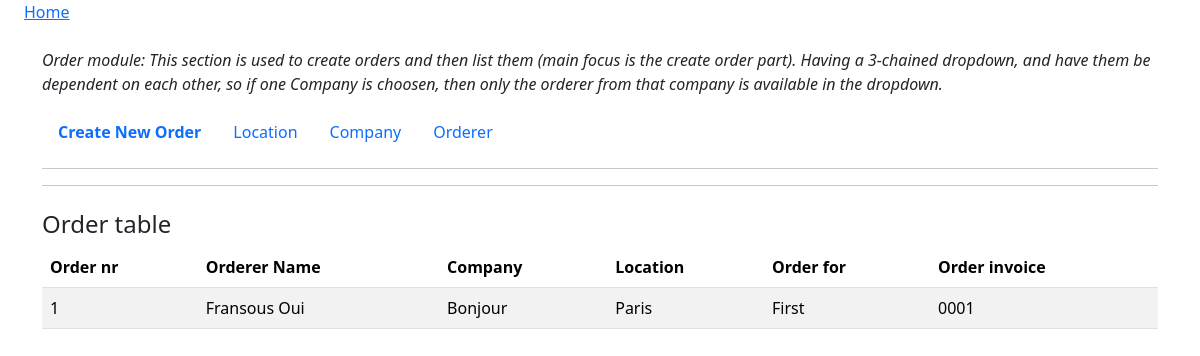
Page /order_summary_list/ on the earlier database version.
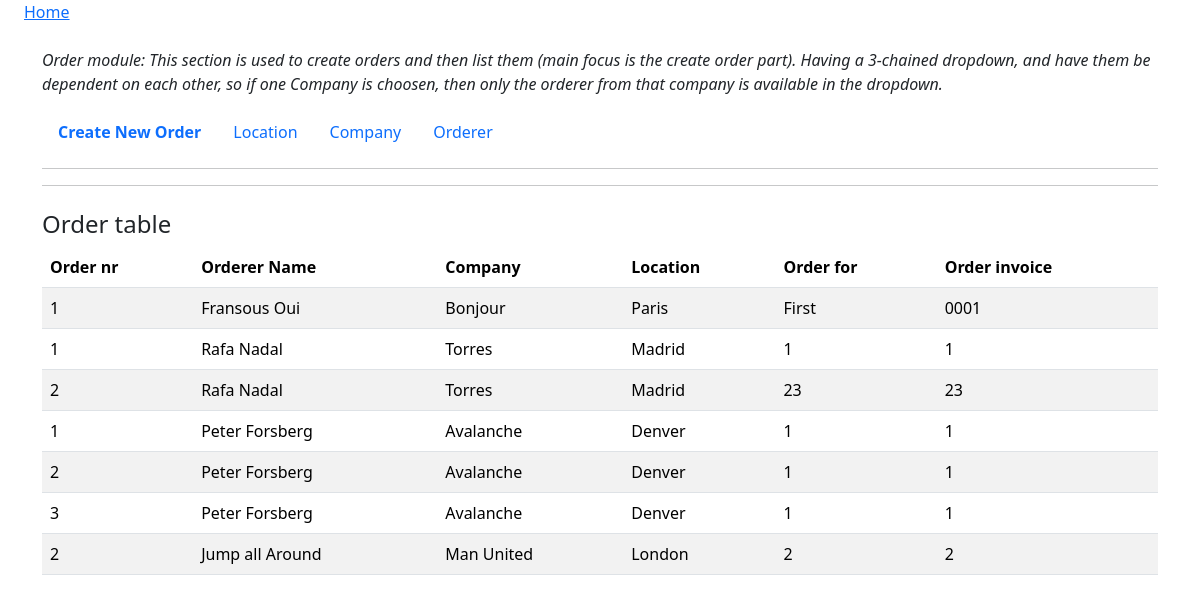
Same page on the later database version.
### htmx_tests/models.py (models this page shows, shortened)
class OrderSummary(models.Model):
    order_number = models.IntegerField()
    order_for = models.CharField(max_length=200)
    order_invoice = models.CharField(max_length=200)
    location = models.ForeignKey(Location, on_delete=models.CASCADE)
    company = models.ForeignKey(Company, on_delete=models.CASCADE)
    orderer = models.ForeignKey(Orderer, on_delete=models.CASCADE)
    class Meta:
        unique_together = ('location', 'order_number')

class Orderer(models.Model):
    orderer = models.CharField(max_length=50)
    company = models.ForeignKey(Company, on_delete=models.CASCADE)
    def __str__(self):
        return self.orderer

class Company(models.Model):
    name = models.CharField(max_length=50)
    location = models.ForeignKey(Location, on_delete=models.CASCADE)
    def __str__(self):
        return self.name

class Location(models.Model):
    place = models.CharField(max_length=100, unique=True)
    def __str__(self):
        return self.place

### htmx_tests/views.py (the view)
# urls.py: path("order_summary_list/", views.order_summary_list, name="order_summary_list"),
def order_summary_list(request):
    order_summary = OrderSummary.objects.all()
    return render(request, 'htmx_tests/order_summary.html',{
        'order_summary':order_summary,
    })

### htmx_tests/templates/htmx_tests/order_summary.html
{% extends 'base.html' %}
{% block content %}
<div class="container mt-4">
    <p class="fst-italic">
        Order module: This section is used to create orders and then list them (main focus is the create order part).
        Having a 3-chained dropdown, and have them be dependent on each other,
        so if one Company is choosen, then only the orderer from that company is
        available in the dropdown.
    </p>
    <ul class="nav nab-tabs">
        <li class="nav-item fw-bold">
            <a class="nav-link" href="{% url 'htmx_tests:new_order' %}">Create New Order</a>
        </li>
        <li class="nav-item">
            <a class="nav-link" href="{% url 'htmx_tests:location_list' %}">Location</a>
        </li>
        <li class="nav-item">
            <a class="nav-link" href="{% url 'htmx_tests:company_list' %}">Company</a>
        </li>
        <li class="nav-item">
            <a class="nav-link" href="{% url 'htmx_tests:orderer_list' %}">Orderer</a>
        </li>
    </ul>
    <hr>
    <hr>
    <div class="mt-4">
        <h4>Order table</h4>
        <table class="table table-hover table-striped">
            <thead>
                <tr>
                    <th>Order nr</th>
                    <th>Orderer Name</th>
                    <th>Company</th>
                    <th>Location</th>
                    <th>Order for</th>
                    <th>Order invoice</th>
                </tr>
            </thead>
            <tbody>
                {% for order in order_summary %}
                    <tr>
                        <td>{{order.order_number}}</td>
                        <td>{{order.orderer}}</td>
                        <td>{{order.company}}</td>
                        <td>{{order.location}}</td>
                        <td>{{order.order_for}}</td>
                        <td>{{order.order_invoice}}</td>
                    </tr>
                {% endfor %}
            </tbody>
        </table>
    </div>
</div>
{% endblock content %}

### templates/base.html (shortened to what this page needs)
<!DOCTYPE html>
<html lang="en">
<head>
    <link rel="stylesheet" href="https://cdn.jsdelivr.net/npm/bootstrap@5.3.3/dist/css/bootstrap.min.css">
</head>
<body hx-headers='{"X-CSRFToken": "{{ csrf_token }}"}'>
<a class="ms-4" href="{% url 'htmx_tests:index' %}">Home</a>
    {% block content %}
    {% endblock content %}
</body>
</html>

Differences in the rows shown:
added OrderSummary: order_number "1", orderer "Rafa Nadal", company "Torres", location "Madrid", order_for "1", order_invoice "1"
added OrderSummary: order_number "2", orderer "Rafa Nadal", company "Torres", location "Madrid", order_for "23", order_invoice "23"
added OrderSummary: order_number "1", orderer "Peter Forsberg", company "Avalanche", location "Denver", order_for "1", order_invoice "1"
added OrderSummary: order_number "2", orderer "Peter Forsberg", company "Avalanche", location "Denver", order_for "1", order_invoice "1"
added OrderSummary: order_number "3", orderer "Peter Forsberg", company "Avalanche", location "Denver", order_for "1", order_invoice "1"
added OrderSummary: order_number "2", orderer "Jump all Around", company "Man United", location "London", order_for "2", order_invoice "2"
